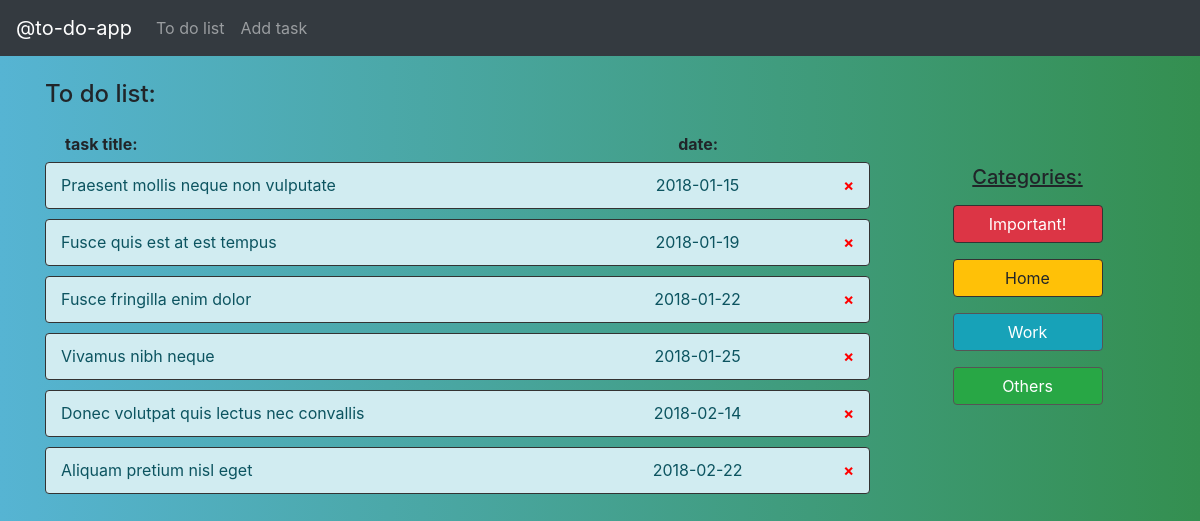
The page / on the database its author committed.
### tables this page shows
CREATE TABLE "todo" (
	`id`	INTEGER NOT NULL PRIMARY KEY AUTOINCREMENT UNIQUE,
	`title`	TEXT NOT NULL,
	`desc`	TEXT,
	`date`	TEXT
);

### main.py (the view)
@todo.route('/')
def main():
	zadania = wyswietl_dane()
	return render_template('main.html', zadania=zadania)

### baza_danych.py (called while the page is built)
def wyswietl_dane():
	tablica = []
	with baza as connection:
		c = connection.cursor()
		c.execute("""SELECT * FROM todo ORDER BY date""")
		rows = c.fetchall()
		for value in rows:
			tablica.append({
				'id': value[0],
				'title': value[1],
				'desc': value[2],
				'date': value[3]
			})
		return tablica

### templates/main.html
{% extends 'layout.html' %}
{% block body %}
    <h4>To do list:</h4>
    <div class="row justify-content-md-center">
        <div class="col-9">
            <div class="row justify-content-md-center" style="margin-top: 15px; margin-bottom: 0px; margin-left: 0px; width:100%; min-height: 30px">
                <div class="col-8"><span style="margin: 0px 0px 0px 5px"><b>task title:</b></span></div>
                <div class="col-3" style="text-align: center;"><b>date:</b></div>
                <div class="col-1"></div>
            </div>
            {% for row in zadania %}
            <div class="alert alert-info alert-dismissible" style="margin: 0px 0px 10px 0px; border: 1px solid #333; padding: 5px 0px 5px 0px; min-height: 40px">
                <div class="row justify-content-md-center" role="alert" style="margin: 5px 0px 0px 0px; width:100%; min-height: 30px">
                    <div class="col-8">{{row['title']}}</div>
                    <div class="col-3" style="max-height:20px; text-align: center;">{{row['date']}}</div>
                    <div class="col-1" style="text-align: right;">
                        <a href="/usun/{{row['id']}}" style="text-align: right; font-weight: bold; text-decoration: none; color: red">&times;</a>
                    </div>
                </div>
            </div>
            {% endfor %}
        </div>
        <div class="col-3" style="text-align: center;">
            <br><br>
            <h5 style="text-decoration: underline">Categories:</h5>
            <button type="button" class="btn btn-danger" style="width: 150px; margin: 8px; border: 1px solid #333;">Important!</button><br>
            <button type="button" class="btn btn-warning" style="width: 150px; margin: 8px; border: 1px solid #333;">Home</button><br>
            <button type="button" class="btn btn-info" style="width: 150px; margin: 8px; border: 1px solid #555;">Work</button><br>
            <button type="button" class="btn btn-success" style="width: 150px; margin: 8px; border: 1px solid #555;">Others</button>
        </div>
    </div>
{% endblock %}

### templates/layout.html (shortened to what this page needs)
<!doctype html>
<html lang="en">
  <head>
	<link href="https://maxcdn.bootstrapcdn.com/bootstrap/4.0.0-beta.3/css/bootstrap.min.css" rel="stylesheet">
  </head>
  <body style="background: #348F50;  /* fallback for old browsers */
background: -webkit-linear-gradient(to right, #56B4D3, #348F50);  /* Chrome 10-25, Safari 5.1-6 */
background: linear-gradient(to right, #56B4D3, #348F50); /* W3C, IE 10+/ Edge, Firefox 16+, Chrome 26+, Opera 12+, Safari 7+ */ ">
	{% include 'includes/_navbar.html' %}
	<div class="container" style="min-width: 85%;">
	  <br>
	  {% block body %}{% endblock %}
	</div>
  </body>
</html>

### templates/includes/_navbar.html (shortened to what this page needs)
<nav class="navbar navbar-expand navbar-dark bg-dark">
    <a class="navbar-brand" href="#">@to-do-app</a>
    <div class="collapse navbar-collapse" id="navbarsExample02">
        <ul class="navbar-nav mr-auto">
            <li class="nav-item">
                <a class="nav-link" href="/">To do list<span class="sr-only">(current)</span></a>
            </li>
            <li class="nav-item">
                <a class="nav-link" href="/dodaj">Add task</a>
            </li>
        </ul>
    </div>
</nav>

### rows shown on the page
todo: title "Praesent mollis neque non vulputate", date "2018-01-15"
todo: title "Fusce quis est at est tempus", date "2018-01-19"
todo: title "Fusce fringilla enim dolor", date "2018-01-22"
todo: title "Vivamus nibh neque", date "2018-01-25"
todo: title "Donec volutpat quis lectus nec convallis", date "2018-02-14"
todo: title "Aliquam pretium nisl eget", date "2018-02-22"
